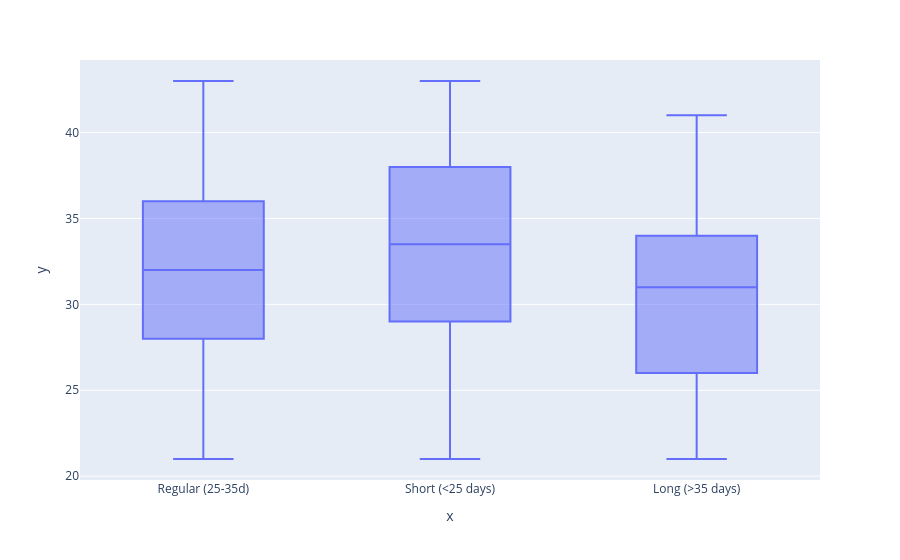

The notebook cell this image was saved under:
### Markdown cell above
* This graph is showing categories of prevention method
* this graph shows that  90.4% NONE prevention method is majorly used.
* 7.81 is using NFP
* other methods used very less number of times.

### Code cell
import plotly.express as px
fig = px.box(x=significant_columns['ReproductiveCategory'], y=significant_columns['Age'])
fig.show()

### Figure 1 — Plotly figure (JSON) as saved in the notebook; plotly's stock layout.template omitted (floating-point values rounded to 4 significant figures; data arrays with more than 128 entries replaced by an {"elided": "..."} marker saying what was removed)
{"data": [{"alignmentgroup": "True", "hovertemplate": "x=%{x}<br>y=%{y}<extra></extra>", "legendgroup": "", "marker": {"color": "#636efa"}, "name": "", "notched": false, "offsetgroup": "", "orientation": "v", "showlegend": false, "type": "box", "x": {"elided": "1406 str values"}, "x0": " ", "xaxis": "x", "y": {"elided": "1406 int values"}, "y0": " ", "yaxis": "y"}], "layout": {"boxmode": "group", "legend": {"tracegroupgap": 0}, "margin": {"t": 60}, "xaxis": {"anchor": "y", "domain": [0, 1], "title": {"text": "x"}}, "yaxis": {"anchor": "x", "domain": [0, 1], "title": {"text": "y"}}}}
